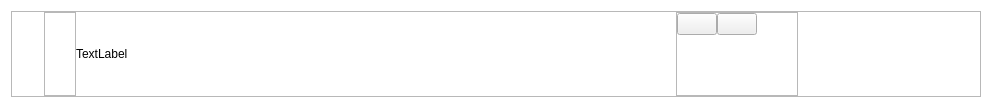
<?xml version="1.0" encoding="UTF-8"?>
<ui version="4.0">
 <class>Form</class>
 <widget class="QWidget" name="Form">
  <property name="geometry">
   <rect>
    <x>0</x>
    <y>0</y>
    <width>992</width>
    <height>108</height>
   </rect>
  </property>
  <property name="windowTitle">
   <string>Form</string>
  </property>
  <property name="styleSheet">
   <string notr="true">#Form {
	background: #fff;
}</string>
  </property>
  <layout class="QGridLayout" name="gridLayout_3">
   <item row="0" column="0">
    <widget class="QFrame" name="frame">
     <property name="frameShape">
      <enum>QFrame::StyledPanel</enum>
     </property>
     <property name="frameShadow">
      <enum>QFrame::Raised</enum>
     </property>
     <layout class="QGridLayout" name="gridLayout_2">
      <property name="leftMargin">
       <number>0</number>
      </property>
      <property name="topMargin">
       <number>0</number>
      </property>
      <property name="rightMargin">
       <number>0</number>
      </property>
      <property name="bottomMargin">
       <number>0</number>
      </property>
      <property name="spacing">
       <number>0</number>
      </property>
      <item row="0" column="0">
       <spacer name="horizontalSpacer">
        <property name="orientation">
         <enum>Qt::Horizontal</enum>
        </property>
        <property name="sizeHint" stdset="0">
         <size>
          <width>18</width>
          <height>20</height>
         </size>
        </property>
       </spacer>
      </item>
      <item row="0" column="3">
       <widget class="QFrame" name="frame_3">
        <property name="frameShape">
         <enum>QFrame::StyledPanel</enum>
        </property>
        <property name="frameShadow">
         <enum>QFrame::Raised</enum>
        </property>
        <layout class="QGridLayout" name="gridLayout">
         <property name="leftMargin">
          <number>0</number>
         </property>
         <property name="topMargin">
          <number>0</number>
         </property>
         <property name="rightMargin">
          <number>0</number>
         </property>
         <property name="bottomMargin">
          <number>0</number>
         </property>
         <property name="spacing">
          <number>0</number>
         </property>
         <item row="1" column="0" rowspan="2">
          <spacer name="verticalSpacer_2">
           <property name="orientation">
            <enum>Qt::Vertical</enum>
           </property>
           <property name="sizeHint" stdset="0">
            <size>
             <width>20</width>
             <height>40</height>
            </size>
           </property>
          </spacer>
         </item>
         <item row="0" column="0">
          <widget class="QPushButton" name="pushButton">
           <property name="text">
            <string/>
           </property>
           <property name="icon">
            <iconset resource="../../Users/bryan/Desktop/AI-Python/Qt/images.qrc">
             <normaloff>:/icons/icons/thumb_up.svg</normaloff>:/icons/icons/thumb_up.svg</iconset>
           </property>
           <property name="iconSize">
            <size>
             <width>18</width>
             <height>18</height>
            </size>
           </property>
          </widget>
         </item>
         <item row="1" column="2">
          <spacer name="horizontalSpacer_3">
           <property name="orientation">
            <enum>Qt::Horizontal</enum>
           </property>
           <property name="sizeHint" stdset="0">
            <size>
             <width>40</width>
             <height>20</height>
            </size>
           </property>
          </spacer>
         </item>
         <item row="0" column="1">
          <widget class="QPushButton" name="pushButton_2">
           <property name="text">
            <string/>
           </property>
           <property name="icon">
            <iconset resource="../../Users/bryan/Desktop/AI-Python/Qt/images.qrc">
             <normaloff>:/icons/icons/thumb_down.svg</normaloff>:/icons/icons/thumb_down.svg</iconset>
           </property>
           <property name="iconSize">
            <size>
             <width>18</width>
             <height>18</height>
            </size>
           </property>
          </widget>
         </item>
        </layout>
       </widget>
      </item>
      <item row="0" column="1">
       <widget class="QFrame" name="frame_2">
        <property name="frameShape">
         <enum>QFrame::StyledPanel</enum>
        </property>
        <property name="frameShadow">
         <enum>QFrame::Raised</enum>
        </property>
        <layout class="QVBoxLayout" name="verticalLayout">
         <property name="spacing">
          <number>0</number>
         </property>
         <property name="leftMargin">
          <number>0</number>
         </property>
         <property name="topMargin">
          <number>0</number>
         </property>
         <property name="rightMargin">
          <number>0</number>
         </property>
         <property name="bottomMargin">
          <number>0</number>
         </property>
         <item>
          <widget class="QLabel" name="label">
           <property name="minimumSize">
            <size>
             <width>30</width>
             <height>30</height>
            </size>
           </property>
           <property name="maximumSize">
            <size>
             <width>30</width>
             <height>30</height>
            </size>
           </property>
           <property name="text">
            <string/>
           </property>
           <property name="pixmap">
            <pixmap resource="../../Users/bryan/Desktop/AI-Python/Qt/images.qrc">:/icons/icons/llama.png</pixmap>
           </property>
           <property name="scaledContents">
            <bool>true</bool>
           </property>
          </widget>
         </item>
         <item>
          <spacer name="verticalSpacer">
           <property name="orientation">
            <enum>Qt::Vertical</enum>
           </property>
           <property name="sizeHint" stdset="0">
            <size>
             <width>28</width>
             <height>72</height>
            </size>
           </property>
          </spacer>
         </item>
        </layout>
       </widget>
      </item>
      <item row="0" column="5">
       <spacer name="horizontalSpacer_2">
        <property name="orientation">
         <enum>Qt::Horizontal</enum>
        </property>
        <property name="sizeHint" stdset="0">
         <size>
          <width>182</width>
          <height>20</height>
         </size>
        </property>
       </spacer>
      </item>
      <item row="0" column="2">
       <widget class="QLabel" name="label_2">
        <property name="minimumSize">
         <size>
          <width>600</width>
          <height>0</height>
         </size>
        </property>
        <property name="text">
         <string>TextLabel</string>
        </property>
       </widget>
      </item>
     </layout>
    </widget>
   </item>
  </layout>
 </widget>
 <resources>
  <include location="../../Users/bryan/Desktop/AI-Python/Qt/images.qrc"/>
  <include location="../../Users/bryan/Users/bryan/Desktop/AI-Python/Qt/images.qrc"/>
 </resources>
 <connections/>
</ui>
